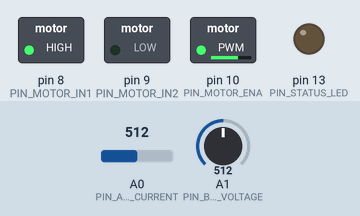
This sketch was run on a simulated Arduino Uno, built with avr-gcc and run on an emulated ATmega328P. On the bench: switched loads named in the sketch (green lamp = pin HIGH), output pins drawn as LEDs (lit = HIGH). Dashed ring = blinking. Inputs (shaded band) come from the test bench; at power-on: A1 (PIN_BATTERY_VOLTAGE) = 512, A0 (PIN_ACS712_CURRENT) = 512. What the sketch prints to the serial monitor is not drawn.

Above: at 0.1 s.
At 1.25 s:
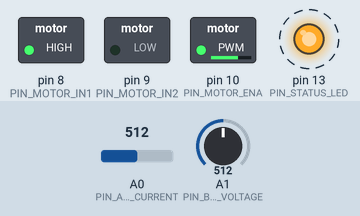
1.3 s: A1 (PIN_BATTERY_VOLTAGE) set to 387
4.3 s: A1 (PIN_BATTERY_VOLTAGE) set to 354
7.3 s: A0 (PIN_ACS712_CURRENT) set to 876
10.3 s: A0 (PIN_ACS712_CURRENT) set to 904
Timing chart, 0 to 14.3 s (numbered marks = the images above; inputs shaded):
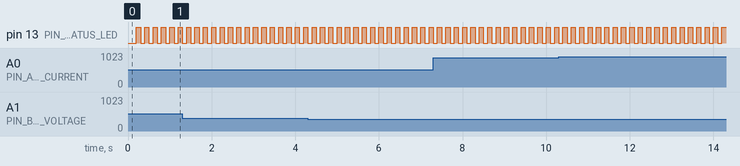

The sketch:

aeris_motor_demo.ino
```cpp
/*
 * AERIS-TWIN — ARDUINO UNO PHYSICAL TELEMETRY INTEGRATION
 * Firmware: hardware/arduino_uno/aeris_motor_demo/aeris_motor_demo.ino
 * Target: Arduino Uno (ATmega328P) @ 16 MHz
 * Communication: USB Serial @ 115200 Baud (Newline-Delimited JSON)
 * Profile: MOTOR_PROTOTYPE
 *
 * ============================================================================
 * PHYSICAL TESTBED ARCHITECTURE & SIGNAL CHAIN
 * ============================================================================
 *
 *   3S 18650 Battery Pack (9.0V - 12.6V DC)
 *         │
 *         ├───► Voltage Divider (100kΩ / 22kΩ) ──► Arduino Analog Pin A1
 *         │
 *         ▼
 *   ACS712 Current Sensor Module (VCC = 5V) ────► Arduino Analog Pin A0
 *         │
 *         ▼
 *   L298N Dual H-Bridge Motor Driver
 *         ├── Control: Arduino Digital Pins 8 (IN1), 9 (IN2), 10 (ENA PWM)
 *         │
 *         ▼
 *   DC Geared Motor (+ Optional Optical/Hall RPM pulse on Digital Pin 2)
 *         │
 *         ▼
 *   Arduino Uno (ATmega328P)
 *         │ USB Serial (115200 Baud)
 *         ▼
 *   Laptop / Host (Python Serial Bridge: hardware/arduino_uno/serial_bridge.py)
 *         │ HTTP POST (Content-Type: application/json)
 *         ▼
 *   AERIS-TWIN FastAPI Backend (/api/telemetry/hardware)
 *
 * ============================================================================
 * CRITICAL ELECTRICAL & HARDWARE SAFETY NOTICES
 * ============================================================================
 * 1. 3S 18650 BATTERY VOLTAGE SAFETY:
 *    - A 3S 18650 lithium-ion pack delivers 9.0V (discharged) to 12.6V (fully charged).
 *    - NEVER connect the battery pack voltage directly to an Arduino pin!
 *    - Maximum safe voltage on Arduino Uno 5V pins is 5.0V (absolute maximum 5.5V).
 *    - A calibrated resistor divider MUST be used:
 *        R1 = 100 kΩ (between Battery (+) and Arduino A1)
 *        R2 = 22 kΩ (between Arduino A1 and Arduino GND)
 *        Divider Ratio = (100k + 22k) / 22k = 5.545:1
 *        Max input to A1 at 12.6V = 12.6V / 5.545 = 2.27V (well within safe 0-5V range).
 *
 * 2. ACS712 CURRENT SENSOR SAFETY & CALIBRATION:
 *    - The ACS712 module is powered from the Arduino 5V pin.
 *    - Its analog output (OUT) is centered at VCC/2 (~2.5V = ~512 ADC counts) at 0A.
 *    - Sensitivity varies by model variant:
 *        * ACS712-05B (5A Model):  185 mV/A (0.185 V/A) -> Select ACS712_MODEL_5A below
 *        * ACS712-20A (20A Model): 100 mV/A (0.100 V/A) -> Select ACS712_MODEL_20A below
 *        * ACS712-30A (30A Model):  66 mV/A (0.066 V/A) -> Select ACS712_MODEL_30A below
 *    - Connect ACS712 OUT directly to Arduino Analog Pin A0.
 *
 * 3. COMMON GROUND:
 *    - The Battery negative terminal, L298N GND terminal, and Arduino GND pin
 *      MUST be tied together to establish a common ground reference.
 *    - Motor power and Arduino logic power supplies remain separate.
 *
 * 4. STRICT DATA INTEGRITY:
 *    - If a physical sensor is not connected, set its ENABLE define to 0.
 *    - When disabled, this firmware outputs 'null' over JSON.
 *    - NEVER invent or simulate sensor readings for missing physical transducers.
 * ============================================================================
 */

#include <Arduino.h>

// ==========================================
// 1. DEVICE IDENTITY & CONFIGURATION
// ==========================================
#define DEVICE_ID               "AERIS-UNO-001"
#define TELEMETRY_PROFILE       "MOTOR_PROTOTYPE"
#define TELEMETRY_SOURCE        "PHYSICAL_SENSOR"
#define FIRMWARE_VERSION        "v1.0.0-uno-serial"

// Serial baud rate (must match serial_bridge.py)
#define SERIAL_BAUD_RATE        115200

// Sampling rate: 10 Hz = 100 ms loop interval
#define TELEMETRY_INTERVAL_MS   100

// ==========================================
// 2. HARDWARE SENSOR FEATURE TOGGLES
// Set to 1 if physically connected; set to 0 if not connected.
// Unconnected channels output 'null' in JSON (no fake defaults).
// ==========================================
#define SENSOR_CURRENT_ENABLED  1   // ACS712 on Analog Pin A0
#define SENSOR_VOLTAGE_ENABLED  1   // Battery divider on Analog Pin A1
#define SENSOR_RPM_ENABLED      0   // Hall/Optical pulse on Digital Pin 2 (Set 1 if connected)
#define SENSOR_TEMP_ENABLED     0   // NTC Thermistor on Analog Pin A2 (Set 1 if connected)
#define SENSOR_VIB_ENABLED      0   // Piezo / Analog accelerometer on A3 (Set 1 if connected)
#define SENSOR_LOAD_ENABLED     0   // Motor load sensor (Set 1 if derived from PWM / torque)

// L298N Motor Driver Control (Set 1 to enable autonomous/PWM motor control from Uno)
#define MOTOR_DRIVER_ENABLED    1

// ==========================================
// 3. PIN DEFINITIONS
// ==========================================
const uint8_t PIN_ACS712_CURRENT   = A0;  // ACS712 Current Sensor Analog Out
const uint8_t PIN_BATTERY_VOLTAGE  = A1;  // 3S Battery Voltage Divider Out
const uint8_t PIN_TEMP_SENSOR      = A2;  // Optional Thermistor Analog Out
const uint8_t PIN_VIB_SENSOR       = A3;  // Optional Vibration Analog Out
const uint8_t PIN_RPM_INTERRUPT    = 2;   // Digital Pin 2 (INT0) Optical/Hall pulse
const uint8_t PIN_STATUS_LED       = 13;  // Onboard Activity LED

// L298N Motor Driver Pins
const uint8_t PIN_MOTOR_IN1        = 8;   // L298N IN1 Direction
const uint8_t PIN_MOTOR_IN2        = 9;   // L298N IN2 Direction
const uint8_t PIN_MOTOR_ENA        = 10;  // L298N ENA Speed (PWM)

// ==========================================
// 4. SENSOR CALIBRATION PARAMETERS
// ==========================================
// Arduino Uno 5V ADC reference
const float ARDUINO_VREF = 5.00f;
const float ADC_COUNTS = 1023.0f;

// ACS712 Current Sensor Configuration
// Choose module sensitivity in V/A:
// 5A Model: 0.185 V/A | 20A Model: 0.100 V/A | 30A Model: 0.066 V/A
#define ACS712_SENSITIVITY_V_PER_A  0.185f  // Default: 5A module (185 mV/A)
const float ACS712_ZERO_VOLTS = 2.50f;      // Quiescent voltage at 0A (~VCC/2)

// Battery Resistor Divider Configuration
// R1 = 100 kΩ, R2 = 22 kΩ -> Ratio = (100 + 22) / 22 = 5.54545
const float VOLTAGE_DIVIDER_RATIO = 5.54545f;

// ==========================================
// 5. GLOBAL TELEMETRY STATE
// ==========================================
uint32_t g_sequence_number = 0;
uint32_t g_last_telemetry_tx_ms = 0;
uint32_t g_last_rpm_calc_ms = 0;

// RPM pulse counting via hardware interrupt
volatile uint32_t g_rpm_pulse_count = 0;
float g_calculated_rpm = 0.0f;

void isr_rpm_pulse() {
    g_rpm_pulse_count++;
}

// ==========================================
// 6. SENSOR MEASUREMENT HELPERS (Strict Physical Readings)
// ==========================================

// Read ACS712 Current (Amperes) with 32-sample noise averaging
float read_physical_current() {
    uint32_t adc_sum = 0;
    for (int i = 0; i < 32; i++) {
        adc_sum += analogRead(PIN_ACS712_CURRENT);
    }
    float avg_adc = (float)adc_sum / 32.0f;
    float pin_volts = (avg_adc / ADC_COUNTS) * ARDUINO_VREF;

    // I = |V_out - V_zero| / Sensitivity
    float current_a = fabs(pin_volts - ACS712_ZERO_VOLTS) / ACS712_SENSITIVITY_V_PER_A;
    if (current_a < 0.03f) {
        current_a = 0.0f; // Zero floor for sensor ADC quantization noise
    }
    return current_a;
}

// Read Battery Voltage (Volts) via resistor divider
float read_physical_voltage() {
    uint32_t adc_sum = 0;
    for (int i = 0; i < 32; i++) {
        adc_sum += analogRead(PIN_BATTERY_VOLTAGE);
    }
    float avg_adc = (float)adc_sum / 32.0f;
    float pin_volts = (avg_adc / ADC_COUNTS) * ARDUINO_VREF;
    float battery_volts = pin_volts * VOLTAGE_DIVIDER_RATIO;
    return battery_volts;
}

// Read RPM if pulse sensor is enabled and connected
float read_physical_rpm(uint32_t elapsed_ms) {
    if (elapsed_ms == 0) return g_calculated_rpm;

    noInterrupts();
    uint32_t pulses = g_rpm_pulse_count;
    g_rpm_pulse_count = 0;
    interrupts();

    // 1 pulse per shaft revolution
    g_calculated_rpm = (pulses * 60000.0f) / (float)elapsed_ms;
    return g_calculated_rpm;
}

// Read Temperature (°C) if thermistor is connected
float read_physical_temperature() {
    int raw = analogRead(PIN_TEMP_SENSOR);
    if (raw <= 10 || raw >= 1020) return 0.0f;
    float pin_volts = (raw / ADC_COUNTS) * ARDUINO_VREF;
    float temp_c = 25.0f + ((pin_volts - 2.5f) * 30.0f);
    return temp_c;
}

// Read Vibration if analog transducer is connected
float read_physical_vibration() {
    int raw = analogRead(PIN_VIB_SENSOR);
    float pin_volts = (raw / ADC_COUNTS) * ARDUINO_VREF;
    float vib_mms = (pin_volts / ARDUINO_VREF) * 10.0f;
    return vib_mms;
}

// ==========================================
// 7. SETUP
// ==========================================
void setup() {
    // 1. Initialize Hardware UART at 115200 Baud
    Serial.begin(SERIAL_BAUD_RATE);
    while (!Serial && millis() < 2000) {
        // Wait briefly for serial interface on native USB boards
    }

    // 2. Setup Diagnostic Status LED
    pinMode(PIN_STATUS_LED, OUTPUT);
    digitalWrite(PIN_STATUS_LED, LOW);

    // 3. Configure Analog Input Pins
    pinMode(PIN_ACS712_CURRENT, INPUT);
    pinMode(PIN_BATTERY_VOLTAGE, INPUT);

    // 4. Configure RPM Interrupt if enabled
#if SENSOR_RPM_ENABLED
    pinMode(PIN_RPM_INTERRUPT, INPUT_PULLUP);
    attachInterrupt(digitalPinToInterrupt(PIN_RPM_INTERRUPT), isr_rpm_pulse, FALLING);
#endif

    // 5. Configure Optional L298N Motor Control
#if MOTOR_DRIVER_ENABLED
    pinMode(PIN_MOTOR_IN1, OUTPUT);
    pinMode(PIN_MOTOR_IN2, OUTPUT);
    pinMode(PIN_MOTOR_ENA, OUTPUT);

    // Spin motor forward at moderate baseline duty cycle (~65% PWM)
    digitalWrite(PIN_MOTOR_IN1, HIGH);
    digitalWrite(PIN_MOTOR_IN2, LOW);
    analogWrite(PIN_MOTOR_ENA, 170); // 170 / 255 = ~66% PWM duty
#endif

    g_last_telemetry_tx_ms = millis();
    g_last_rpm_calc_ms = millis();
}

// ==========================================
// 8. MAIN LOOP — 10 Hz MACHINE-READABLE JSON OUTPUT
// ==========================================
void loop() {
    uint32_t now_ms = millis();

    // Transmit telemetry frame at exact configured interval (10 Hz = 100 ms)
    if (now_ms - g_last_telemetry_tx_ms >= TELEMETRY_INTERVAL_MS) {
        uint32_t dt_rpm_ms = now_ms - g_last_rpm_calc_ms;
        g_last_rpm_calc_ms = now_ms;
        g_last_telemetry_tx_ms = now_ms;
        g_sequence_number++;

        // Blink Status LED on each transmit cycle
        digitalWrite(PIN_STATUS_LED, (g_sequence_number % 2 == 0) ? HIGH : LOW);

        // Read physical sensors
#if SENSOR_CURRENT_ENABLED
        float current_a = read_physical_current();
#endif

#if SENSOR_VOLTAGE_ENABLED
        float voltage_v = read_physical_voltage();
#endif

#if SENSOR_RPM_ENABLED
        float rpm = read_physical_rpm(dt_rpm_ms);
#endif

#if SENSOR_TEMP_ENABLED
        float temp_c = read_physical_temperature();
#endif

#if SENSOR_VIB_ENABLED
        float vib = read_physical_vibration();
#endif

        // ====================================================================
        // Format & Stream ONE Machine-Readable Newline-Delimited JSON Object
        // Missing physical sensors strictly output 'null' (zero fabrication).
        // ====================================================================
        Serial.print(F("{\"device_id\":\""));
        Serial.print(F(DEVICE_ID));
        Serial.print(F("\",\"profile\":\""));
        Serial.print(F(TELEMETRY_PROFILE));
        Serial.print(F("\",\"source\":\""));
        Serial.print(F(TELEMETRY_SOURCE));
        Serial.print(F("\",\"sequence_number\":"));
        Serial.print(g_sequence_number);
        Serial.print(F(",\"timestamp_ms\":"));
        Serial.print(now_ms);

        // RPM Channel (real value or null)
        Serial.print(F(",\"rpm\":"));
#if SENSOR_RPM_ENABLED
        Serial.print(rpm, 1);
#else
        Serial.print(F("null"));
#endif

        // Current (A) Channel (real value or null)
        Serial.print(F(",\"current_a\":"));
#if SENSOR_CURRENT_ENABLED
        Serial.print(current_a, 3);
#else
        Serial.print(F("null"));
#endif

        // Voltage (V) Channel (real value or null)
        Serial.print(F(",\"voltage_v\":"));
#if SENSOR_VOLTAGE_ENABLED
        Serial.print(voltage_v, 2);
#else
        Serial.print(F("null"));
#endif

        // Temperature (°C) Channel (real value or null)
        Serial.print(F(",\"temperature_c\":"));
#if SENSOR_TEMP_ENABLED
        Serial.print(temp_c, 1);
#else
        Serial.print(F("null"));
#endif

        // Vibration Channel (real value or null)
        Serial.print(F(",\"vibration\":"));
#if SENSOR_VIB_ENABLED
        Serial.print(vib, 2);
#else
        Serial.print(F("null"));
#endif

        // Motor Load (%) Channel (real value or null)
        Serial.print(F(",\"motor_load_pct\":"));
#if SENSOR_LOAD_ENABLED
        float load_pct = constrain((current_a / 3.0f) * 100.0f, 0.0f, 100.0f);
        Serial.print(load_pct, 1);
#else
        Serial.print(F("null"));
#endif

        Serial.print(F(",\"firmware_version\":\""));
        Serial.print(F(FIRMWARE_VERSION));
        Serial.println(F("\"}"));
    }
}
```

Measured:
- by itself, pin 13 (PIN_STATUS_LED): alternates HIGH for 0.10 s and LOW for 0.10 s
